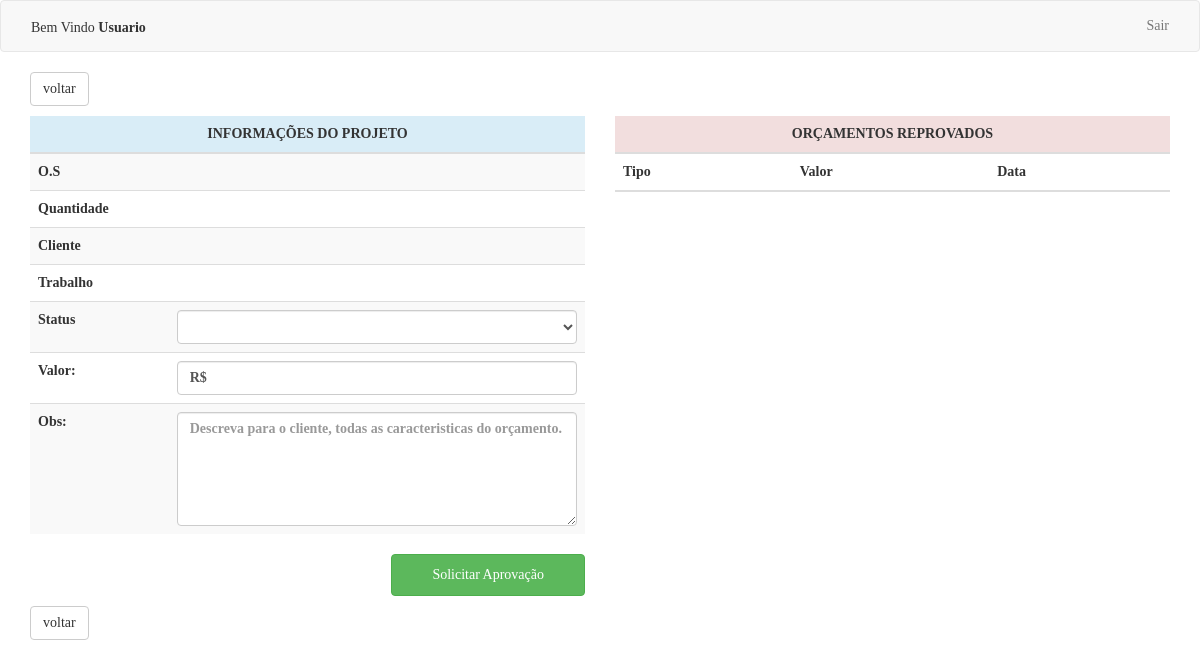
Before: /roles/financeiro/edit.php (signed in) with the older database file.
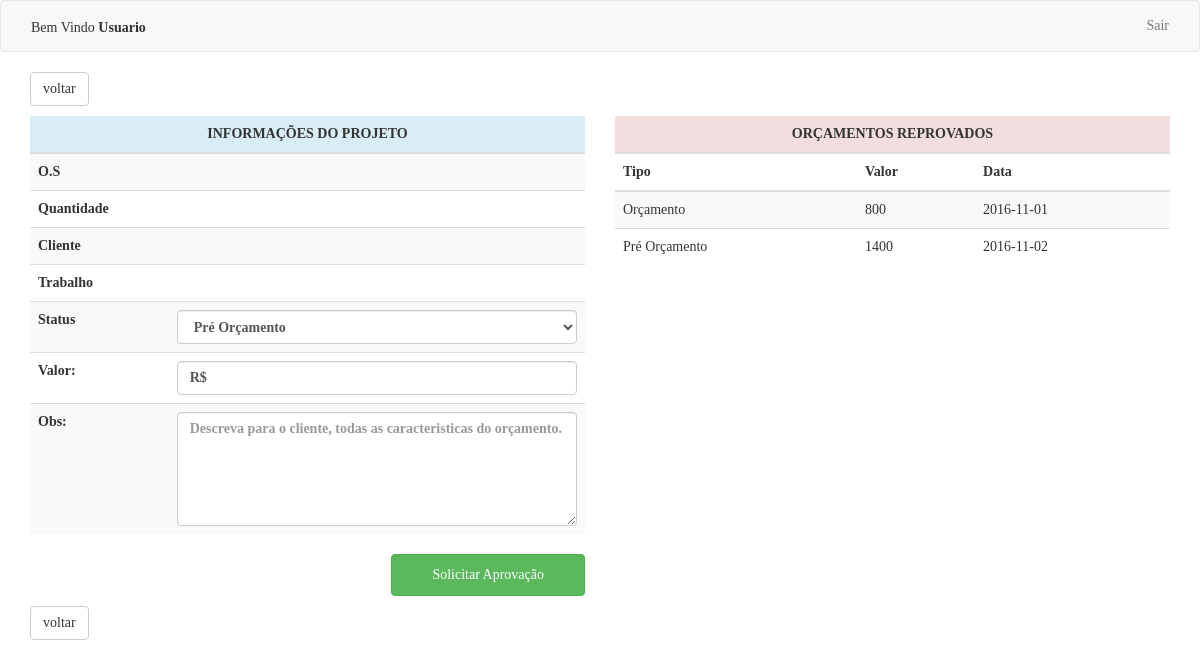
After: the same page with the newer database file.
### tables this page shows
CREATE TABLE `financeiro` (
  `id` int(11) NOT NULL,
  `id_projeto` int(11) NOT NULL,
  `status_id` int(11) NOT NULL,
  `valor` float NOT NULL,
  `aprovado` int(1) DEFAULT NULL,
  `data` date NOT NULL
);

CREATE TABLE `status` (
  `id` int(11) NOT NULL,
  `nome` varchar(30) NOT NULL
);

### roles/financeiro/edit.php (the view, shortened to what this page needs)
<?php
  include '../inc/header.php';
  include '../../config/config.php';
  $id = $_GET['id'];
  function getBudget($id, $connect) {
    $sql = "SELECT
            F.*,
            S.nome
          FROM
            financeiro F
          INNER JOIN
            status S
          ON
            F.status_id = S.id
          ORDER BY
            id desc
          ";
    $result = mysqli_query($connect, $sql);
    $consult = mysqli_fetch_all($result, MYSQLI_ASSOC);
    return $consult;
  }
  function getProject($id, $connect) {
    $sql = "SELECT
            P.*,
            F.valor,
            F.id AS idValor,
            F.status_id
          FROM
            projeto P
          INNER JOIN
            financeiro F
          ON
            F.id_projeto = P.id
          WHERE
            P.id = '".$id."'
          ORDER BY
            F.id desc
          ";
    $result = mysqli_query($connect, $sql);
    $consult = mysqli_fetch_array($result);
    return $consult;
  }
  function getStatus($id, $connect) {
    $sql = "SELECT
            *
          FROM
            status
          ";
    $result = mysqli_query($connect, $sql);
    $consult = mysqli_fetch_all($result, MYSQLI_ASSOC);
    return $consult;
  }
  $resultBudget = getBudget($id, $connect);
  $resultProject = getProject($id, $connect);
  $resultStatus = getStatus($id, $connect);
?>
<div class="container" style="margin-top:10px">
  <a class="btn btn-default" href="index.php" role="button">voltar</a>
	<div class="row" style="margin-top:10px">
		<form class="col-md-6" method="post">
			<div class="table-responsive">
				<table class="table table-striped">
					<thead>
						<tr>
							<th colspan="2" class="col-md-12 text-center info">INFORMAÇÕES DO PROJETO</th>
						</tr>
					</thead>
					<tbody>
						<tr>
							<th class="col-md-3">O.S</th>
							<th><?php echo $resultProject['cod_projeto'] ?></th>
						</tr>
						<tr>
							<th class="col-md-3">Quantidade</th>
							<th><?php echo $resultProject['quantidade'] ?></th>
						</tr>
						<tr>
							<th class="col-md-3">Cliente</th>
							<th><?php echo utf8_encode($resultProject['nome_cliente']) ?></th>
						</tr>
						<tr>
							<th class="col-md-3">Trabalho</th>
							<th><?php echo utf8_encode($resultProject['descricao']) ?></th>
						</tr>
						<tr>
							<th class="col-md-3">Status</th>
							<th>
								<select name="status_id" class="form-control">
                  <?php
                    foreach($resultStatus as $item) {
                      if ($item['id'] === $resultProject['status_id']) {
                        $selected = 'selected';
                      } else {
                        $selected = '';
                      }
                      echo '<option value="'.$item['id'].'" '.$selected.'>'.utf8_encode($item['nome']).'</option> ';
                    }
                  ?>
								</select>
							</th>
						</tr>
						<tr>
							<th>
								Valor:
							</th>
							<th>
								<input type="text" name="valor" class="form-control" value="R$ <?php echo $resultProject['valor'] ?>">
							</th>
						</tr>
						<tr>
							<th>
								Obs:
							</th>
							<th>
								<textarea class="form-control" name="observacao" rows="5" placeholder="Descreva para o cliente, todas as caracteristicas do orçamento."><?php echo utf8_encode($resultProject['observacao']) ?></textarea>
							</th>
						</tr>
					</tbody>
				</table>
			</div>
      <button type="submit" class="btn btn-success" style="float:right; padding:10px 40px; margin-bottom:10px">Solicitar Aprovação</button>
		</form>
		<div class="col-md-6">
			<div class="table-responsive">
				<table class="table table-striped">
					<thead>
						<tr>
							<th colspan="3" class="col-md-12 text-center danger">ORÇAMENTOS REPROVADOS</th>
						</tr>
						<tr>
							<th>Tipo</th>
							<th>Valor</th>
							<th>Data</th>
						</tr>
					</thead>
					<tbody>
						<?php
              foreach($resultBudget as $item) {
                if ($item['aprovado'] == 0 && !is_null($item['aprovado'])) {
                  echo '<tr>
                    <td>'.utf8_encode($item['nome']).'</td>
                    <td>'.$item['valor'].'</td>
                    <td>'.$item['data'].'</td>
                  ';
                }
              }
            ?>
					</tbody>
				</table>
			</div>
		</div>
	</div>
  <a class="btn btn-default" href="index.php" role="button">voltar</a>
</div>
<?php include '../inc/footer.php'; ?>

Changed rows visible on the page:
added financeiro: status.nome "Orçamento", valor "800", data "2016-11-01"
added financeiro: status.nome "Pré Orçamento", valor "1400", data "2016-11-02"
Other visible differences:
form field status_id: (not shown) → "Pré Orçamento"
